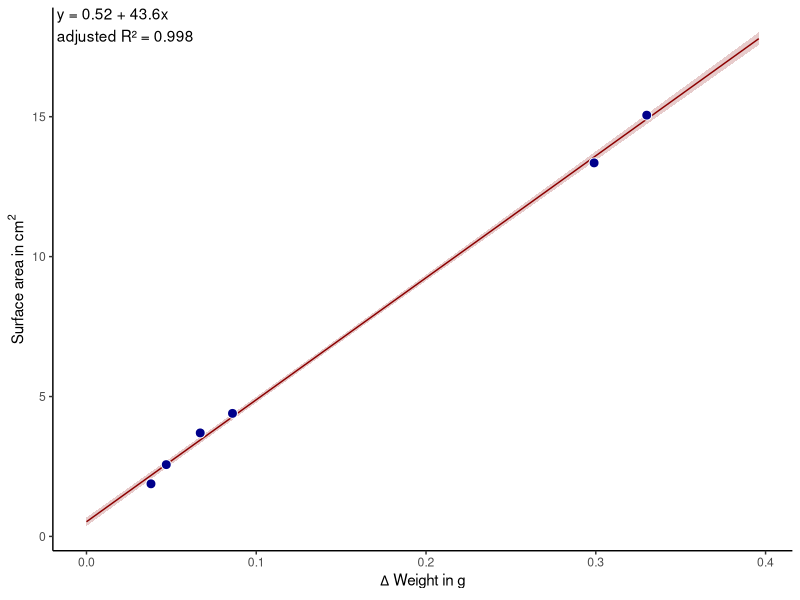

Recreate this plot in R.
## ---- chunk 1
#| include: false
library(here)
library(tidyverse)

# Read data
dat_calib <-  read.csv(here("data/2025_01_03_weight_area_calibration.csv"))

# Calculate difference
dat_calib <- dat_calib %>% 
  mutate(diff = w_2 - w_1,
         surface_area_cm2 = surface_area_mm2 / 100)

## ---- chunk 2
#| include: false
#Model
mod <- lm(surface_area_cm2 ~ diff, data = dat_calib)

model_summary <- paste0(" y = ", round(coef(mod)[1], 2), " + ", round(coef(mod)[2], 2), "x\n",
                        " adjusted R² = ", round(summary(mod)$adj.r.squared, 3))


pred_calib <- data.frame(diff = seq(0,
                                    max(dat_calib$diff*1.2),
                                    length = 100))

pred_calib <- bind_cols(predict(mod, newdata = pred_calib, se.fit = T),
                        pred_calib)


dat_calib %>% 
  ggplot(aes(x = diff))+
  geom_ribbon(data = pred_calib, aes(ymin = fit - se.fit, ymax = fit + se.fit),
              fill = "darkred", alpha = .2)+
  geom_line(data = pred_calib, aes(y = fit),
              col = "darkred")+
  geom_point(aes(y = surface_area_cm2),
             fill = "darkblue", size = 3, shape = 21, col = "white")+
  annotate(geom = "text",x = -Inf, y = Inf, label = model_summary,
            hjust = 0, vjust = 1)+
  labs(y = expression("Surface area in"~cm^2), x = expression(Delta~"Weight in g"))+
  theme_classic()
